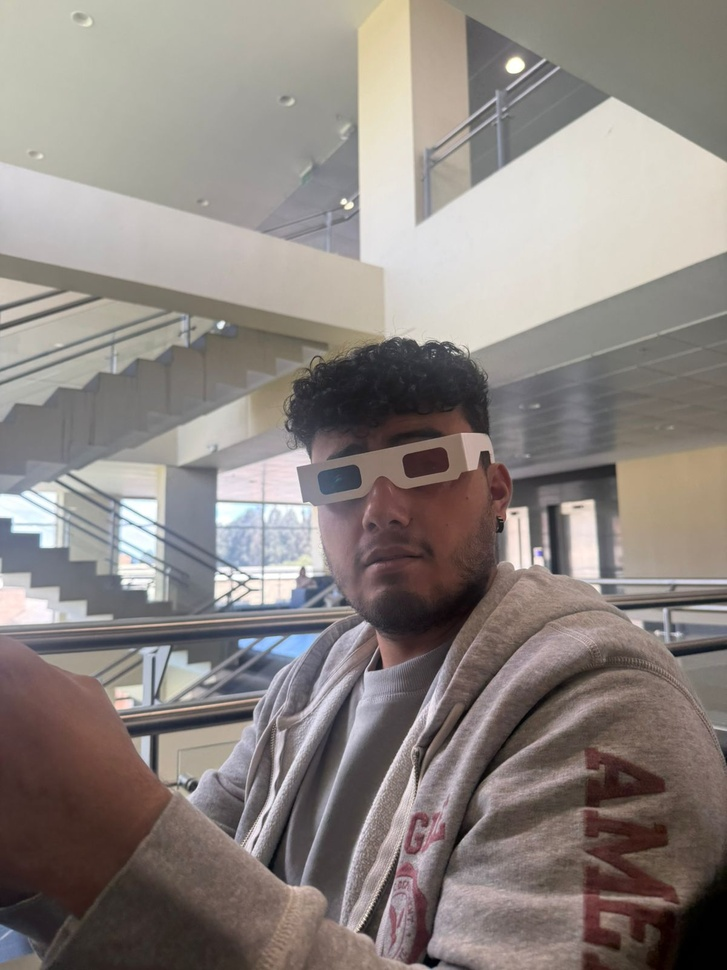
#> input picture UMNG/Realidad_VR/bomber3d.jpeg, 727 x 970 px, shrunk from 1200 x 1600 before the run, found by its file name
$ python 3D.py
#> lines starting #> are read from the running program, lines starting #| are printed output that depends on the picture
import cv2
import numpy as np
import os

def create_glitch_3d_effect(image_path, output_path, shift_amount=10):
    """
    Crea un efecto glitch 3D (anaglifo) a partir de una imagen.
    1. Convierte la imagen a blanco y negro.
    2. Duplica la imagen y desplaza los canales.
    3. Combina un canal Rojo desplazado y un canal Cian desplazado.
    """
#> called with output_path = 'glitch_3d_result.jpg', shift_amount = 15

    # Verificar existencia
    if not os.path.exists(image_path):
        print(f"Error: La imagen no existe en la ruta: {image_path}")
        # Intentar buscarla en el directorio actual si falla la ruta absoluta provista
        filename = os.path.basename(image_path)
        if os.path.exists(filename):
             image_path = filename
             print(f"Encontrada en directorio actual: {image_path}")
        else:
             return

    # Cargar imagen
    img = cv2.imread(image_path)
#> img is the input picture: shape (970, 727, 3); mean B, G, R 129, 133.2, 140.8
    if img is None:
        print("Error al cargar la imagen con OpenCV.")
        return

    # 1. Convertir a Escala de Grises (Blanco y Negro)
    gray = cv2.cvtColor(img, cv2.COLOR_BGR2GRAY)
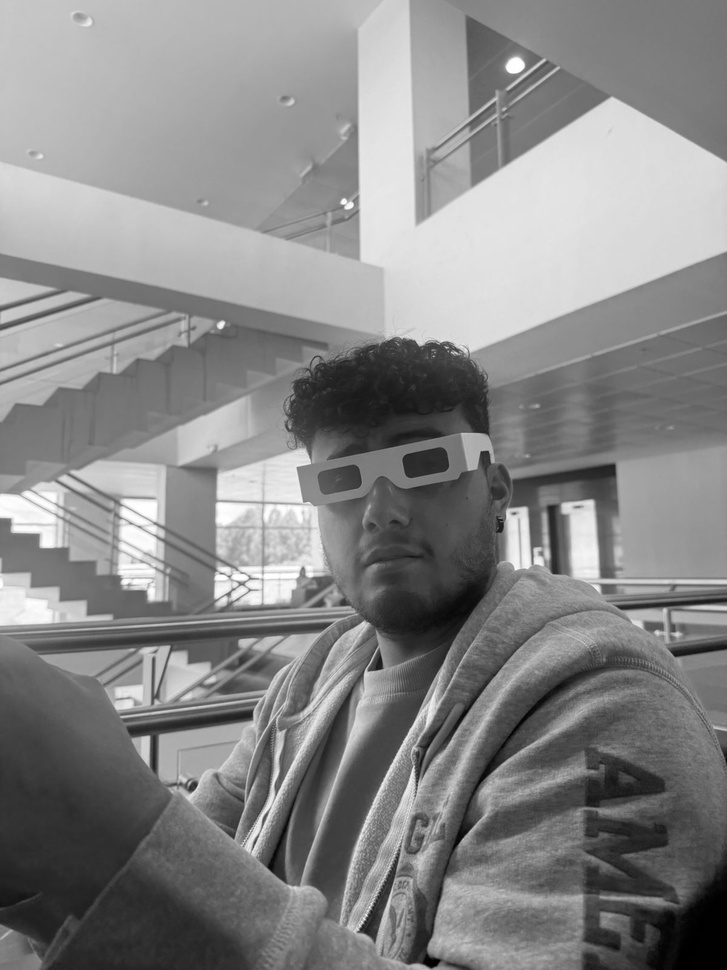
#> gray: shape (970, 727); min 0, max 255, mean 135
    rows, cols = gray.shape
#> rows = 970; cols = 727

    # 2. Crear copias desplazadas
    # Matriz de desplazamiento para el canal ROJO (izquierda)
    # [1, 0, -shift] -> mover en X negativo
    M_left = np.float32([[1, 0, -shift_amount], [0, 1, 0]])
    gray_shifted_left = cv2.warpAffine(gray, M_left, (cols, rows))
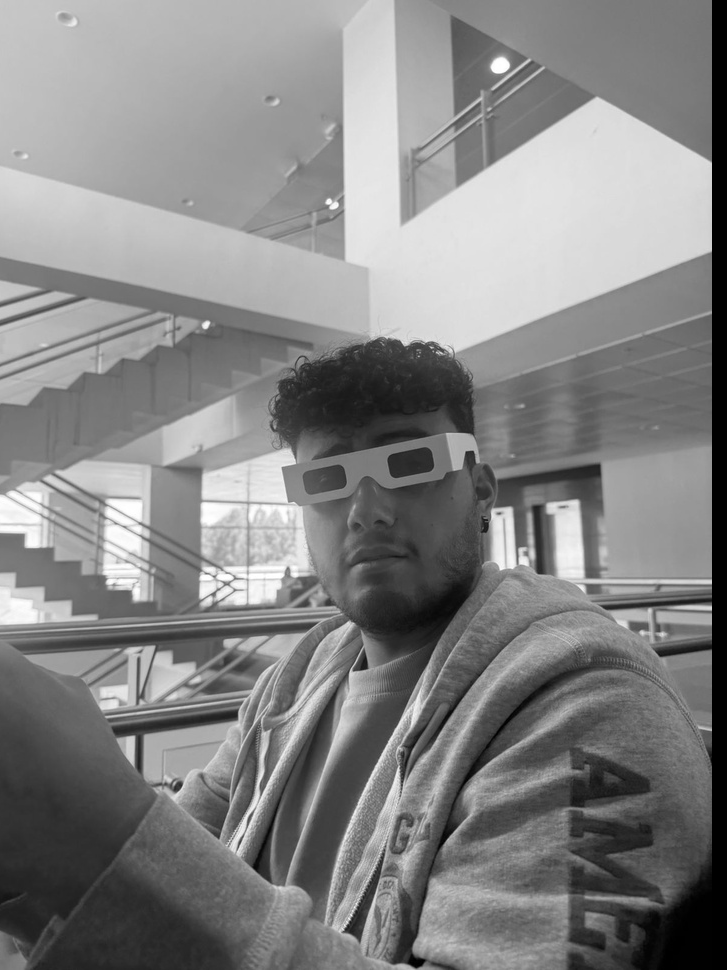
#> gray_shifted_left: shape (970, 727); min 0, max 255, mean 132.1

    # Matriz de desplazamiento para el canal CIAN (derecha)
    # [1, 0, shift] -> mover en X positivo
    M_right = np.float32([[1, 0, shift_amount], [0, 1, 0]])
    gray_shifted_right = cv2.warpAffine(gray, M_right, (cols, rows))
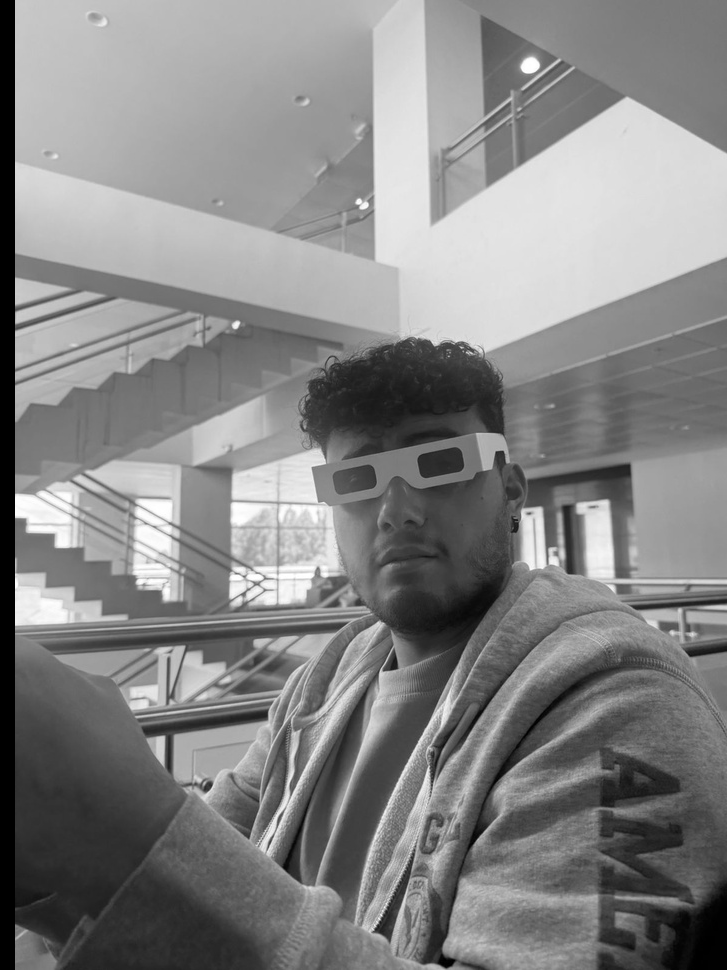
#> gray_shifted_right: shape (970, 727); min 0, max 255, mean 132.6

    # 3. Combinar canales (Efecto Anaglifo/Glitch)
    # OpenCV usa formato BGR: Canal 0 = Azul, Canal 1 = Verde, Canal 2 = Rojo

    # Crear imagen vacía de 3 canales
    glitch_img = np.zeros((rows, cols, 3), dtype=np.uint8)

    # Asignar imagen desplazada a la derecha a los canales Azul y Verde (Cian = B+G)
    glitch_img[:, :, 0] = gray_shifted_right # Azul
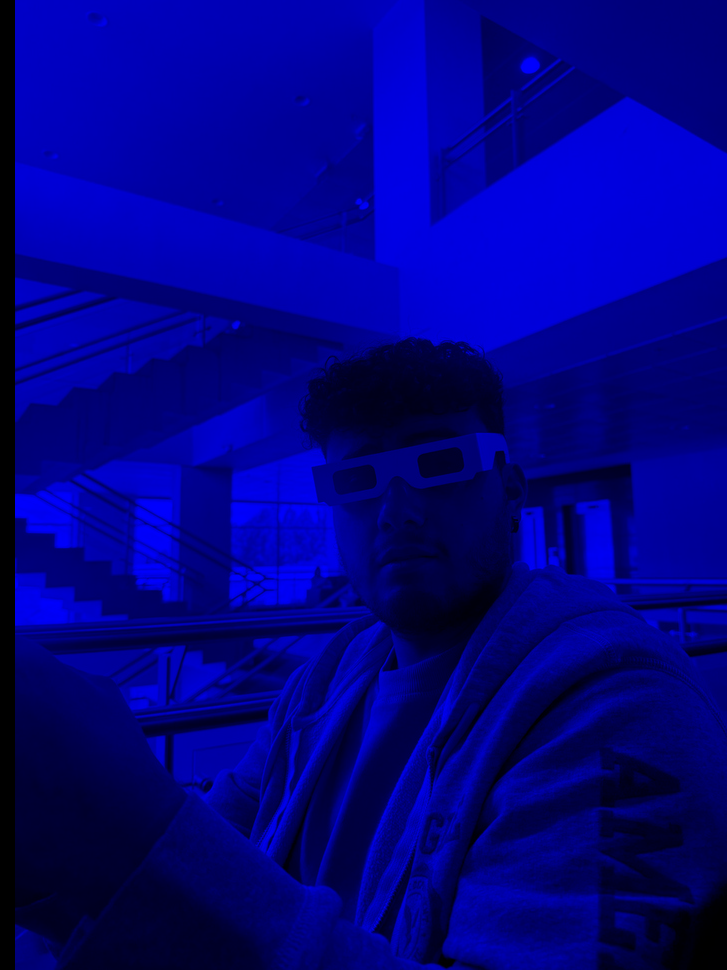
#> glitch_img: shape (970, 727, 3); mean of channels 0, 1, 2 132.6, 0, 0; drawn as B, G, R
    glitch_img[:, :, 1] = gray_shifted_right # Verde
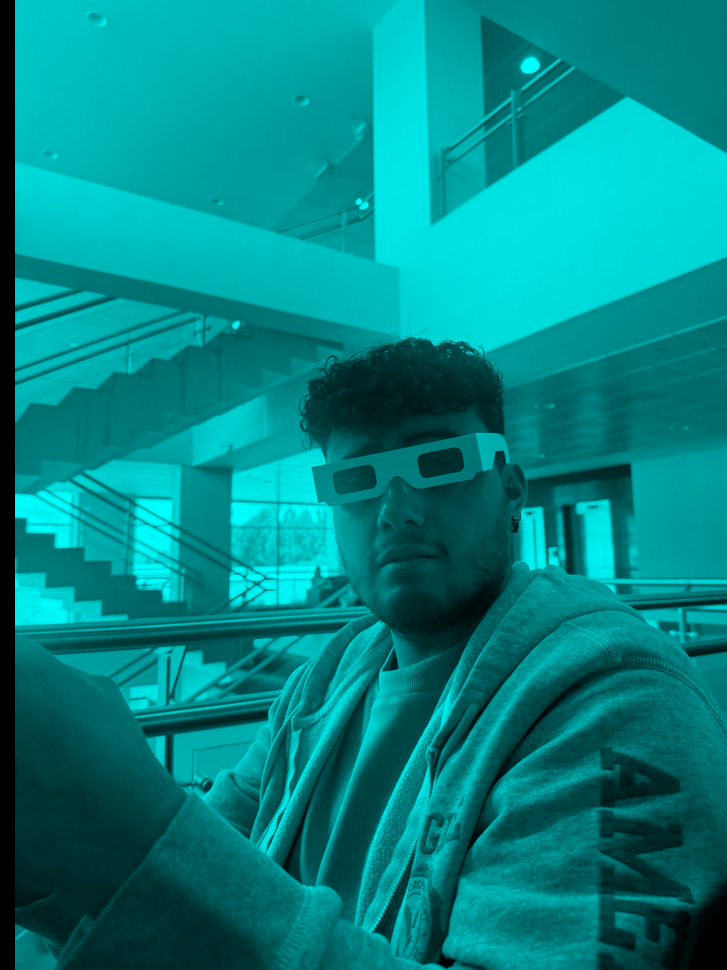
#> glitch_img: shape (970, 727, 3); mean of channels 0, 1, 2 132.6, 132.6, 0; drawn as B, G, R

    # Asignar imagen desplazada a la izquierda al canal Rojo
    glitch_img[:, :, 2] = gray_shifted_left  # Rojo
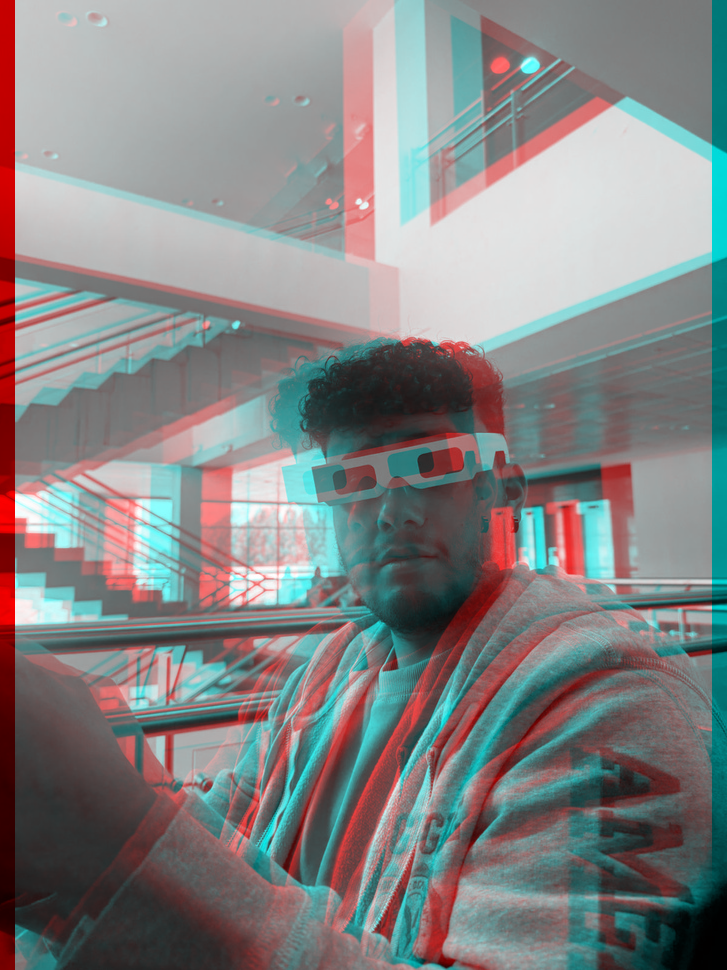
#> glitch_img: shape (970, 727, 3); mean of channels 0, 1, 2 132.6, 132.6, 132.1; drawn as B, G, R

    # 4. Guardar resultado
    cv2.imwrite(output_path, glitch_img)
    print(f"Imagen con efecto Glitch 3D guardada: {output_path}")

    # Opcional: Mostrar (comentado para evitar bloqueo)
    # cv2.imshow("Glitch 3D", glitch_img)
    # cv2.waitKey(0)
    # cv2.destroyAllWindows()

if __name__ == "__main__":
    # Primera imagen
    input_image_1 = r"C:\Users\pinzo\Documents\GitHub\UMNG\Realidad_VR\bomber3d.jpeg"
    output_image_1 = "glitch_3d_result.jpg"
    print(f"Procesando {input_image_1}...")
    create_glitch_3d_effect(input_image_1, output_image_1, shift_amount=15)

    # Segunda imagen
    input_image_2 = r"C:\Users\pinzo\Documents\GitHub\UMNG\Realidad_VR\umngbom.jpeg"
    output_image_2 = "glitch_3d_umngbom.jpg"
    print(f"Procesando {input_image_2}...")
    create_glitch_3d_effect(input_image_2, output_image_2, shift_amount=15)

$ run again, with UMNG/Realidad_VR/DER.jpeg copied over UMNG/Realidad_VR/bomber3d.jpeg
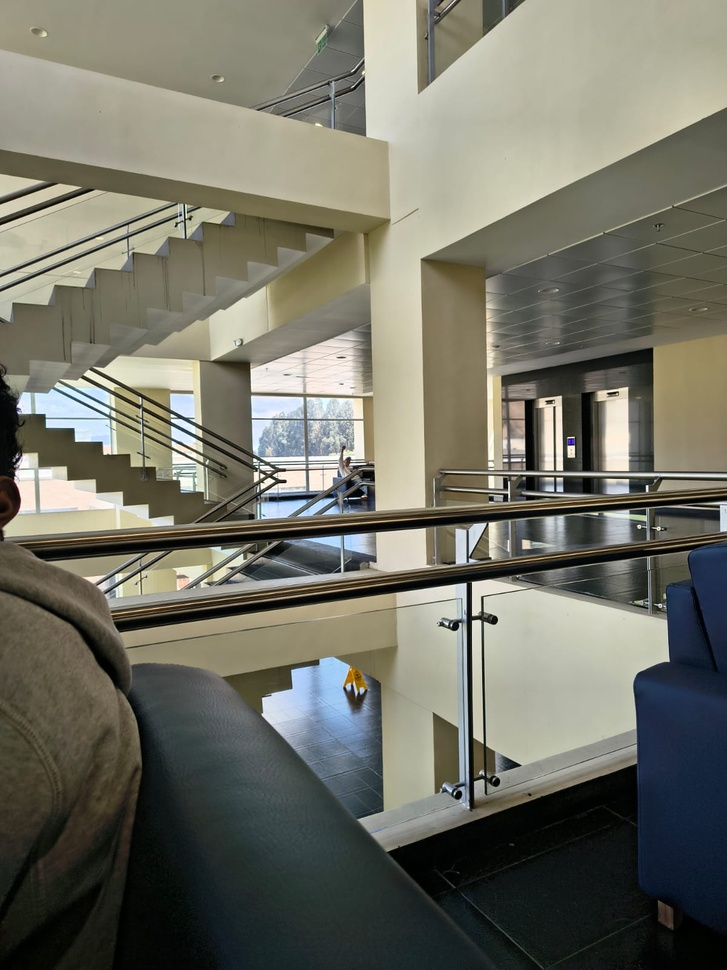
#> input picture UMNG/Realidad_VR/DER.jpeg, 727 x 970 px, shrunk from 1200 x 1600 before the run, found by its file name
#> in create_glitch_3d_effect, img is the input picture: shape (970, 727, 3); mean B, G, R 102, 113.9, 114.1
#> in create_glitch_3d_effect, `gray_shifted_right = cv2.warpAffine(gray, M_right, (cols, rows))`:
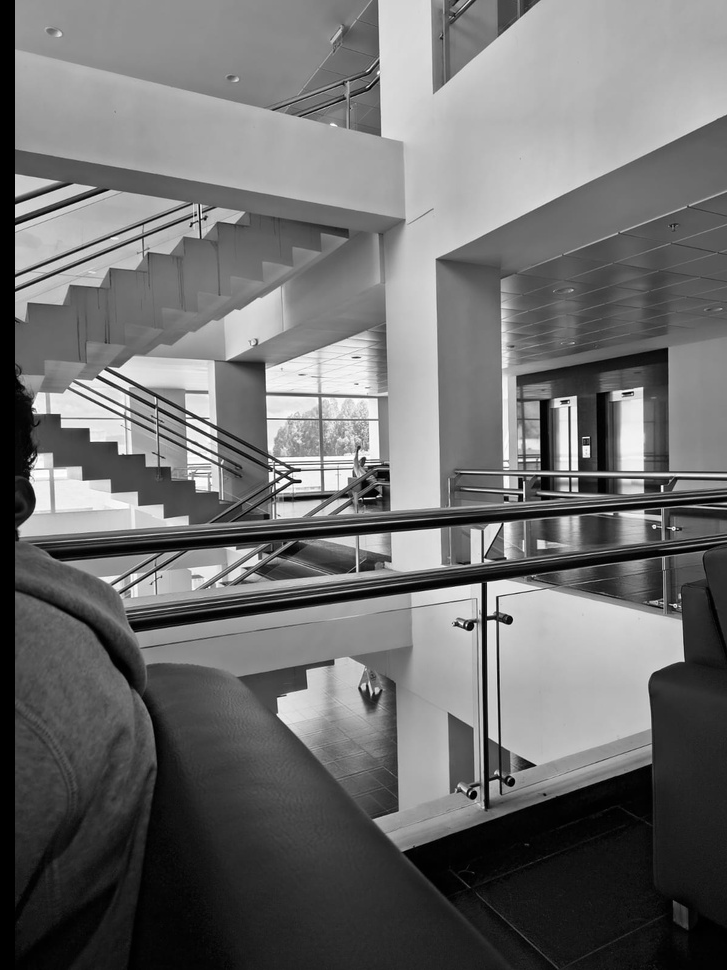
#> gray_shifted_right: shape (970, 727); min 0, max 255, mean 110.9
#> in create_glitch_3d_effect, `glitch_img[:, :, 2] = gray_shifted_left`:
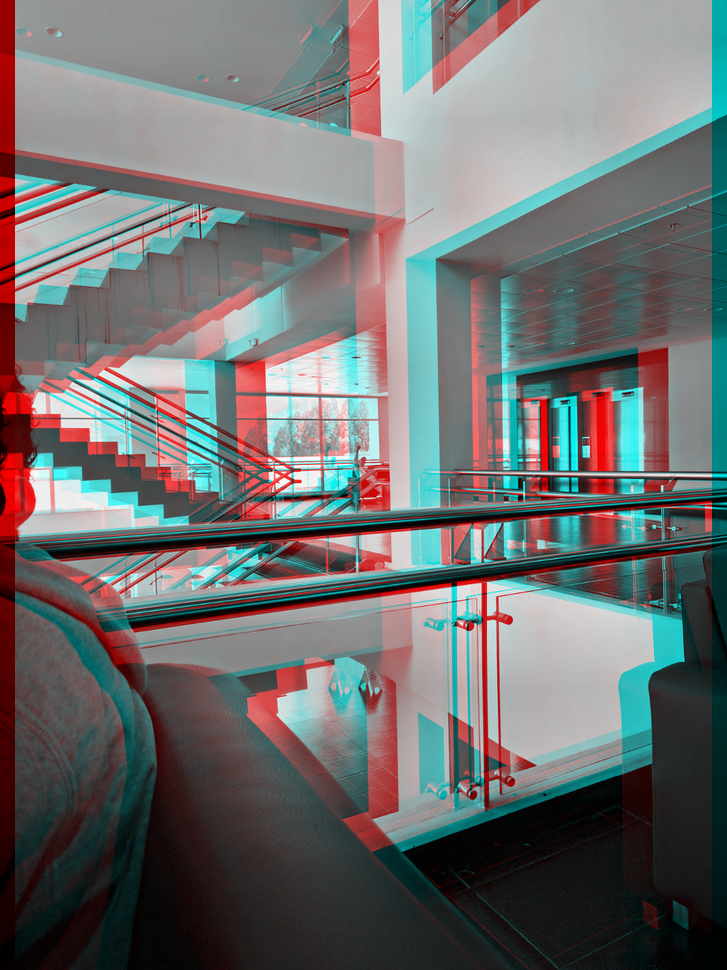
#> glitch_img: shape (970, 727, 3); mean of channels 0, 1, 2 110.9, 110.9, 110.7; drawn as B, G, R

$ run again, with UMNG/Realidad_VR/IZQ.jpeg copied over UMNG/Realidad_VR/bomber3d.jpeg
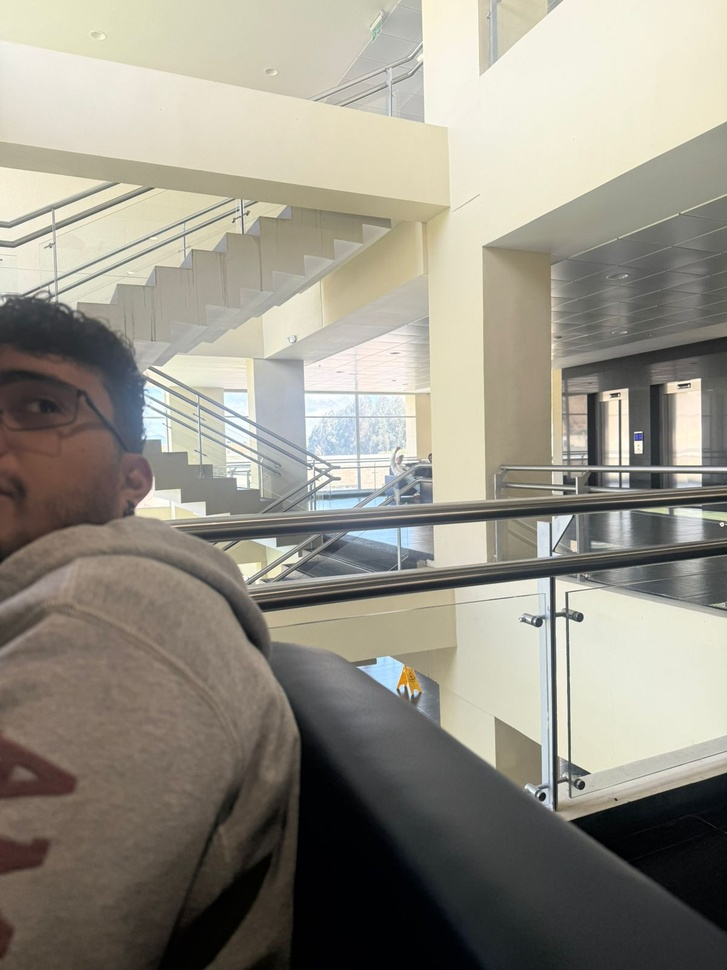
#> input picture UMNG/Realidad_VR/IZQ.jpeg, 727 x 970 px, shrunk from 1200 x 1600 before the run, found by its file name
#> in create_glitch_3d_effect, img is the input picture: shape (970, 727, 3); mean B, G, R 133.7, 145.1, 149.1
#> in create_glitch_3d_effect, `gray_shifted_right = cv2.warpAffine(gray, M_right, (cols, rows))`:
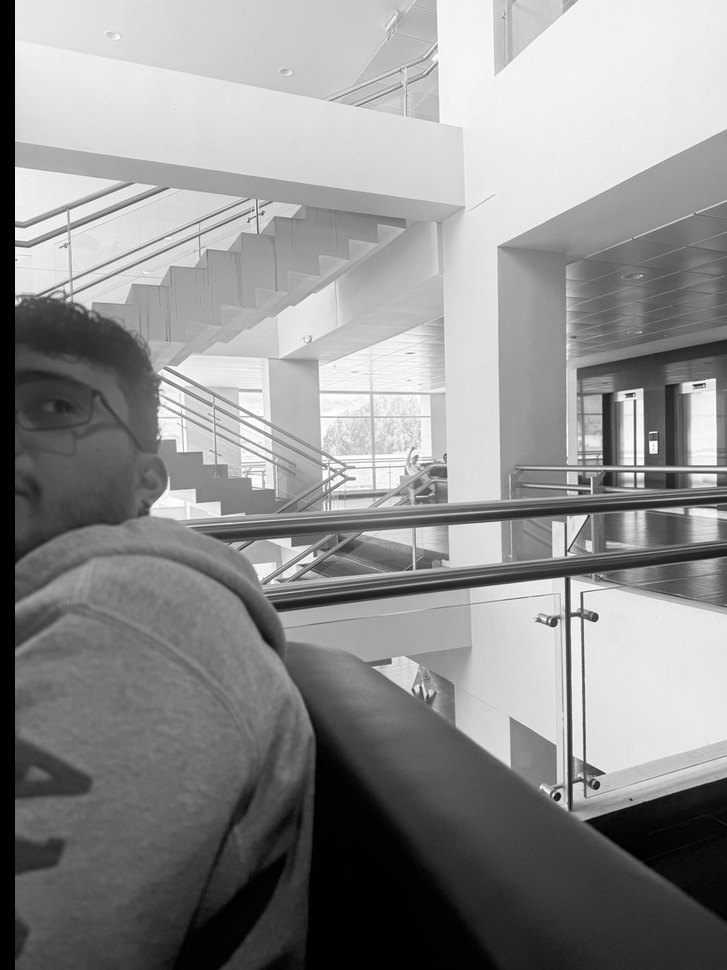
#> gray_shifted_right: shape (970, 727); min 0, max 255, mean 142.5
#> in create_glitch_3d_effect, `glitch_img[:, :, 2] = gray_shifted_left`:
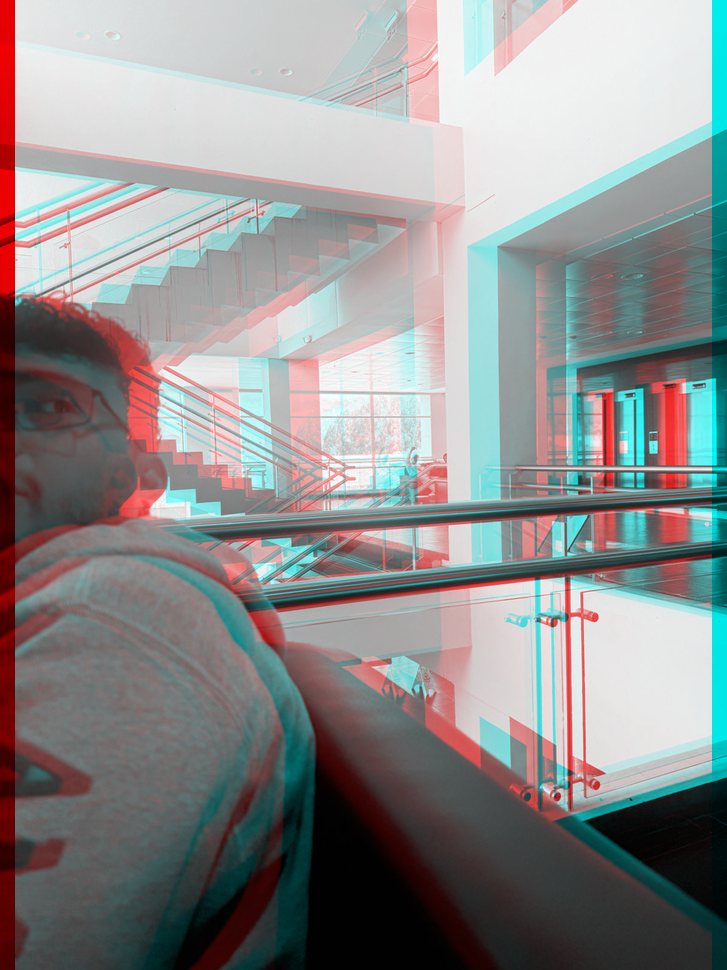
#> glitch_img: shape (970, 727, 3); mean of channels 0, 1, 2 142.5, 142.5, 142.5; drawn as B, G, R
